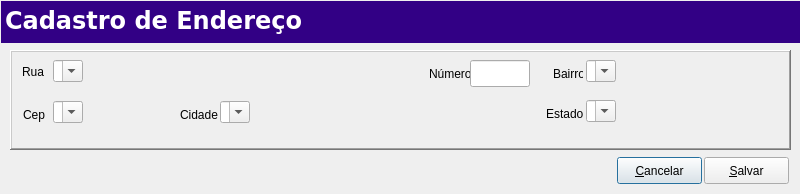
<?xml version="1.0" encoding="UTF-8"?>
<ui version="4.0">
 <class>Editaddress</class>
 <widget class="QDialog" name="Editaddress">
  <property name="geometry">
   <rect>
    <x>0</x>
    <y>0</y>
    <width>800</width>
    <height>194</height>
   </rect>
  </property>
  <property name="windowTitle">
   <string>Edit</string>
  </property>
  <widget class="QFrame" name="frame">
   <property name="geometry">
    <rect>
     <x>10</x>
     <y>50</y>
     <width>781</width>
     <height>100</height>
    </rect>
   </property>
   <property name="frameShape">
    <enum>QFrame::WinPanel</enum>
   </property>
   <property name="frameShadow">
    <enum>QFrame::Raised</enum>
   </property>
   <widget class="QLabel" name="Lblstreet">
    <property name="geometry">
     <rect>
      <x>12</x>
      <y>13</y>
      <width>31</width>
      <height>17</height>
     </rect>
    </property>
    <property name="text">
     <string>Rua</string>
    </property>
   </widget>
   <widget class="SComboBox" name="CmbBxstreet">
    <property name="geometry">
     <rect>
      <x>43</x>
      <y>10</y>
      <width>360</width>
      <height>27</height>
     </rect>
    </property>
    <property name="editable">
     <bool>true</bool>
    </property>
    <property name="sizeAdjustPolicy">
     <enum>QComboBox::AdjustToContents</enum>
    </property>
    <item>
     <property name="text">
      <string/>
     </property>
    </item>
   </widget>
   <widget class="QLabel" name="Lblnumber">
    <property name="geometry">
     <rect>
      <x>419</x>
      <y>15</y>
      <width>41</width>
      <height>17</height>
     </rect>
    </property>
    <property name="text">
     <string>Número</string>
    </property>
   </widget>
   <widget class="QLineEdit" name="LnEdtnumber">
    <property name="geometry">
     <rect>
      <x>460</x>
      <y>10</y>
      <width>60</width>
      <height>27</height>
     </rect>
    </property>
   </widget>
   <widget class="QLabel" name="Lblcep">
    <property name="geometry">
     <rect>
      <x>13</x>
      <y>56</y>
      <width>30</width>
      <height>17</height>
     </rect>
    </property>
    <property name="text">
     <string>Cep</string>
    </property>
   </widget>
   <widget class="SComboBox" name="CmbBxcep">
    <property name="geometry">
     <rect>
      <x>43</x>
      <y>51</y>
      <width>111</width>
      <height>27</height>
     </rect>
    </property>
    <property name="editable">
     <bool>true</bool>
    </property>
    <property name="sizeAdjustPolicy">
     <enum>QComboBox::AdjustToContents</enum>
    </property>
    <item>
     <property name="text">
      <string/>
     </property>
    </item>
   </widget>
   <widget class="QLabel" name="LblNeighborhood">
    <property name="geometry">
     <rect>
      <x>543</x>
      <y>15</y>
      <width>30</width>
      <height>17</height>
     </rect>
    </property>
    <property name="text">
     <string>Bairro</string>
    </property>
   </widget>
   <widget class="SComboBox" name="CmbBxNeighborhood">
    <property name="geometry">
     <rect>
      <x>576</x>
      <y>10</y>
      <width>191</width>
      <height>27</height>
     </rect>
    </property>
    <property name="editable">
     <bool>true</bool>
    </property>
    <property name="sizeAdjustPolicy">
     <enum>QComboBox::AdjustToContents</enum>
    </property>
    <item>
     <property name="text">
      <string/>
     </property>
    </item>
   </widget>
   <widget class="QLabel" name="Lblcity">
    <property name="geometry">
     <rect>
      <x>170</x>
      <y>56</y>
      <width>41</width>
      <height>17</height>
     </rect>
    </property>
    <property name="text">
     <string>Cidade</string>
    </property>
   </widget>
   <widget class="SComboBox" name="CmbBxcity">
    <property name="geometry">
     <rect>
      <x>210</x>
      <y>51</y>
      <width>311</width>
      <height>27</height>
     </rect>
    </property>
    <property name="editable">
     <bool>true</bool>
    </property>
    <property name="sizeAdjustPolicy">
     <enum>QComboBox::AdjustToContents</enum>
    </property>
    <item>
     <property name="text">
      <string/>
     </property>
    </item>
   </widget>
   <widget class="QLabel" name="Lblstate">
    <property name="geometry">
     <rect>
      <x>536</x>
      <y>55</y>
      <width>41</width>
      <height>17</height>
     </rect>
    </property>
    <property name="text">
     <string>Estado</string>
    </property>
   </widget>
   <widget class="SComboBox" name="CmbBxstate">
    <property name="geometry">
     <rect>
      <x>576</x>
      <y>50</y>
      <width>191</width>
      <height>27</height>
     </rect>
    </property>
    <property name="editable">
     <bool>true</bool>
    </property>
    <property name="sizeAdjustPolicy">
     <enum>QComboBox::AdjustToContents</enum>
    </property>
    <item>
     <property name="text">
      <string/>
     </property>
    </item>
   </widget>
  </widget>
  <widget class="QFrame" name="topmenu">
   <property name="geometry">
    <rect>
     <x>1</x>
     <y>1</y>
     <width>801</width>
     <height>42</height>
    </rect>
   </property>
   <property name="minimumSize">
    <size>
     <width>0</width>
     <height>42</height>
    </size>
   </property>
   <property name="maximumSize">
    <size>
     <width>16777215</width>
     <height>42</height>
    </size>
   </property>
   <property name="styleSheet">
    <string notr="true">background-color: rgb(50, 0, 133);</string>
   </property>
   <property name="frameShadow">
    <enum>QFrame::Raised</enum>
   </property>
   <widget class="QLabel" name="labelStatus">
    <property name="enabled">
     <bool>false</bool>
    </property>
    <property name="geometry">
     <rect>
      <x>4</x>
      <y>0</y>
      <width>541</width>
      <height>39</height>
     </rect>
    </property>
    <property name="palette">
     <palette>
      <active>
       <colorrole role="WindowText">
        <brush brushstyle="SolidPattern">
         <color alpha="255">
          <red>255</red>
          <green>255</green>
          <blue>255</blue>
         </color>
        </brush>
       </colorrole>
       <colorrole role="Button">
        <brush brushstyle="SolidPattern">
         <color alpha="255">
          <red>50</red>
          <green>0</green>
          <blue>133</blue>
         </color>
        </brush>
       </colorrole>
       <colorrole role="Text">
        <brush brushstyle="SolidPattern">
         <color alpha="255">
          <red>255</red>
          <green>255</green>
          <blue>255</blue>
         </color>
        </brush>
       </colorrole>
       <colorrole role="ButtonText">
        <brush brushstyle="SolidPattern">
         <color alpha="255">
          <red>255</red>
          <green>255</green>
          <blue>255</blue>
         </color>
        </brush>
       </colorrole>
       <colorrole role="Base">
        <brush brushstyle="SolidPattern">
         <color alpha="255">
          <red>50</red>
          <green>0</green>
          <blue>133</blue>
         </color>
        </brush>
       </colorrole>
       <colorrole role="Window">
        <brush brushstyle="SolidPattern">
         <color alpha="255">
          <red>50</red>
          <green>0</green>
          <blue>133</blue>
         </color>
        </brush>
       </colorrole>
      </active>
      <inactive>
       <colorrole role="WindowText">
        <brush brushstyle="SolidPattern">
         <color alpha="255">
          <red>255</red>
          <green>255</green>
          <blue>255</blue>
         </color>
        </brush>
       </colorrole>
       <colorrole role="Button">
        <brush brushstyle="SolidPattern">
         <color alpha="255">
          <red>50</red>
          <green>0</green>
          <blue>133</blue>
         </color>
        </brush>
       </colorrole>
       <colorrole role="Text">
        <brush brushstyle="SolidPattern">
         <color alpha="255">
          <red>255</red>
          <green>255</green>
          <blue>255</blue>
         </color>
        </brush>
       </colorrole>
       <colorrole role="ButtonText">
        <brush brushstyle="SolidPattern">
         <color alpha="255">
          <red>255</red>
          <green>255</green>
          <blue>255</blue>
         </color>
        </brush>
       </colorrole>
       <colorrole role="Base">
        <brush brushstyle="SolidPattern">
         <color alpha="255">
          <red>50</red>
          <green>0</green>
          <blue>133</blue>
         </color>
        </brush>
       </colorrole>
       <colorrole role="Window">
        <brush brushstyle="SolidPattern">
         <color alpha="255">
          <red>50</red>
          <green>0</green>
          <blue>133</blue>
         </color>
        </brush>
       </colorrole>
      </inactive>
      <disabled>
       <colorrole role="WindowText">
        <brush brushstyle="SolidPattern">
         <color alpha="255">
          <red>255</red>
          <green>255</green>
          <blue>255</blue>
         </color>
        </brush>
       </colorrole>
       <colorrole role="Button">
        <brush brushstyle="SolidPattern">
         <color alpha="255">
          <red>50</red>
          <green>0</green>
          <blue>133</blue>
         </color>
        </brush>
       </colorrole>
       <colorrole role="Text">
        <brush brushstyle="SolidPattern">
         <color alpha="255">
          <red>255</red>
          <green>255</green>
          <blue>255</blue>
         </color>
        </brush>
       </colorrole>
       <colorrole role="ButtonText">
        <brush brushstyle="SolidPattern">
         <color alpha="255">
          <red>255</red>
          <green>255</green>
          <blue>255</blue>
         </color>
        </brush>
       </colorrole>
       <colorrole role="Base">
        <brush brushstyle="SolidPattern">
         <color alpha="255">
          <red>50</red>
          <green>0</green>
          <blue>133</blue>
         </color>
        </brush>
       </colorrole>
       <colorrole role="Window">
        <brush brushstyle="SolidPattern">
         <color alpha="255">
          <red>50</red>
          <green>0</green>
          <blue>133</blue>
         </color>
        </brush>
       </colorrole>
      </disabled>
     </palette>
    </property>
    <property name="font">
     <font>
      <family>Verdana</family>
      <pointsize>18</pointsize>
      <weight>75</weight>
      <bold>true</bold>
     </font>
    </property>
    <property name="styleSheet">
     <string/>
    </property>
    <property name="frameShape">
     <enum>QFrame::NoFrame</enum>
    </property>
    <property name="frameShadow">
     <enum>QFrame::Plain</enum>
    </property>
    <property name="lineWidth">
     <number>1</number>
    </property>
    <property name="text">
     <string>Cadastro de Endereço</string>
    </property>
    <property name="textFormat">
     <enum>Qt::AutoText</enum>
    </property>
    <property name="alignment">
     <set>Qt::AlignLeading|Qt::AlignLeft|Qt::AlignVCenter</set>
    </property>
    <property name="wordWrap">
     <bool>false</bool>
    </property>
    <property name="textInteractionFlags">
     <set>Qt::NoTextInteraction</set>
    </property>
   </widget>
  </widget>
  <widget class="QPushButton" name="PshBtnCancel">
   <property name="geometry">
    <rect>
     <x>617</x>
     <y>157</y>
     <width>85</width>
     <height>27</height>
    </rect>
   </property>
   <property name="text">
    <string>&amp;Cancelar</string>
   </property>
  </widget>
  <widget class="QPushButton" name="PshBtnSave">
   <property name="geometry">
    <rect>
     <x>704</x>
     <y>157</y>
     <width>85</width>
     <height>27</height>
    </rect>
   </property>
   <property name="text">
    <string>&amp;Salvar</string>
   </property>
  </widget>
 </widget>
 <customwidgets>
  <customwidget>
   <class>SComboBox</class>
   <extends>QComboBox</extends>
   <header location="global">scombobox.h</header>
  </customwidget>
 </customwidgets>
 <resources/>
 <connections/>
</ui>
